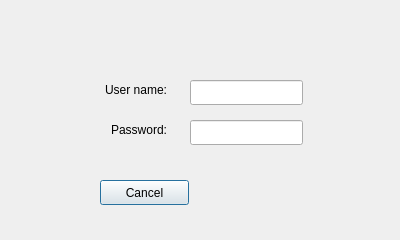
<?xml version="1.0" encoding="UTF-8"?>
<ui version="4.0">
 <class>QDlgLogin</class>
 <widget class="QDialog" name="QDlgLogin">
  <property name="geometry">
   <rect>
    <x>0</x>
    <y>0</y>
    <width>400</width>
    <height>240</height>
   </rect>
  </property>
  <property name="windowTitle">
   <string>Dialog</string>
  </property>
  <property name="sizeGripEnabled">
   <bool>false</bool>
  </property>
  <widget class="QLabel" name="label">
   <property name="geometry">
    <rect>
     <x>0</x>
     <y>0</y>
     <width>400</width>
     <height>240</height>
    </rect>
   </property>
   <property name="text">
    <string notr="true"/>
   </property>
   <property name="textFormat">
    <enum>Qt::PlainText</enum>
   </property>
   <property name="pixmap">
    <pixmap>../build-test1-Desktop_Qt_5_13_0_GCC_64bit-Debug/l.png</pixmap>
   </property>
   <property name="scaledContents">
    <bool>false</bool>
   </property>
  </widget>
  <widget class="QLineEdit" name="editUsername">
   <property name="geometry">
    <rect>
     <x>190</x>
     <y>80</y>
     <width>113</width>
     <height>25</height>
    </rect>
   </property>
  </widget>
  <widget class="QLineEdit" name="editPSWD">
   <property name="geometry">
    <rect>
     <x>190</x>
     <y>120</y>
     <width>113</width>
     <height>25</height>
    </rect>
   </property>
  </widget>
  <widget class="QLabel" name="label_2">
   <property name="geometry">
    <rect>
     <x>86</x>
     <y>80</y>
     <width>81</width>
     <height>20</height>
    </rect>
   </property>
   <property name="text">
    <string>User name:</string>
   </property>
   <property name="alignment">
    <set>Qt::AlignRight|Qt::AlignTrailing|Qt::AlignVCenter</set>
   </property>
  </widget>
  <widget class="QLabel" name="label_3">
   <property name="geometry">
    <rect>
     <x>86</x>
     <y>120</y>
     <width>81</width>
     <height>20</height>
    </rect>
   </property>
   <property name="text">
    <string>Password:</string>
   </property>
   <property name="alignment">
    <set>Qt::AlignRight|Qt::AlignTrailing|Qt::AlignVCenter</set>
   </property>
  </widget>
  <widget class="QPushButton" name="bntCancel">
   <property name="geometry">
    <rect>
     <x>100</x>
     <y>180</y>
     <width>89</width>
     <height>25</height>
    </rect>
   </property>
   <property name="text">
    <string>Cancel</string>
   </property>
  </widget>
  <widget class="QPushButton" name="bntOK">
   <property name="geometry">
    <rect>
     <x>230</x>
     <y>180</y>
     <width>89</width>
     <height>25</height>
    </rect>
   </property>
   <property name="styleSheet">
    <string notr="true">background: transparent</string>
   </property>
   <property name="text">
    <string notr="true"/>
   </property>
   <property name="icon">
    <iconset>
     <normaloff>../build-test1-Desktop_Qt_5_13_0_GCC_64bit-Debug/login3.png</normaloff>
     <normalon>../build-test1-Desktop_Qt_5_13_0_GCC_64bit-Debug/login1.png</normalon>
     <activeon>../build-test1-Desktop_Qt_5_13_0_GCC_64bit-Debug/login3.png</activeon>
     <selectedon>../build-test1-Desktop_Qt_5_13_0_GCC_64bit-Debug/login2.png</selectedon>../build-test1-Desktop_Qt_5_13_0_GCC_64bit-Debug/login3.png</iconset>
   </property>
   <property name="iconSize">
    <size>
     <width>89</width>
     <height>25</height>
    </size>
   </property>
   <property name="checkable">
    <bool>false</bool>
   </property>
   <property name="autoDefault">
    <bool>false</bool>
   </property>
   <property name="default">
    <bool>false</bool>
   </property>
   <property name="flat">
    <bool>true</bool>
   </property>
  </widget>
 </widget>
 <resources/>
 <connections/>
</ui>
